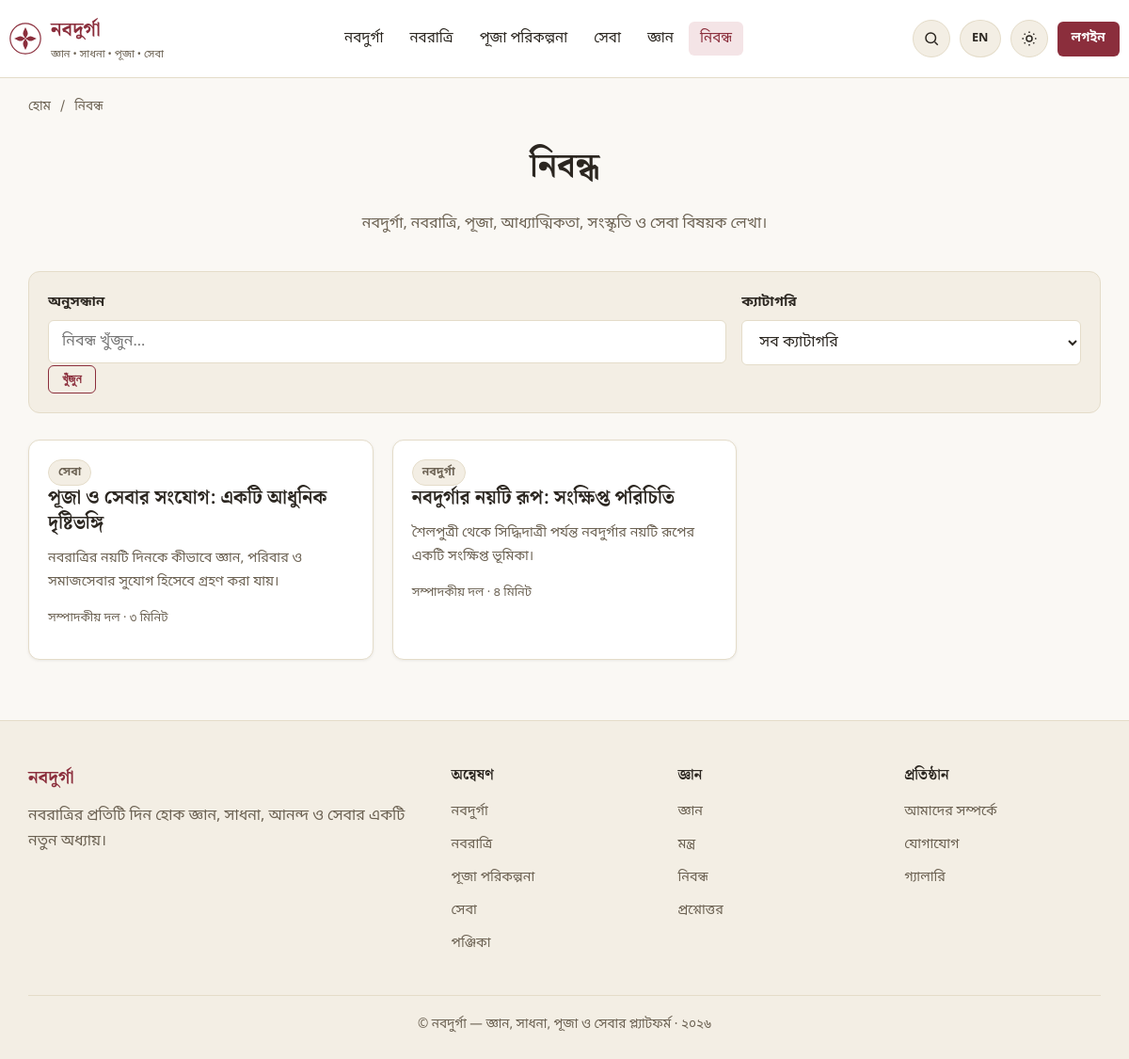
The page /articles on the database its author committed.
### tables this page shows
CREATE TABLE IF NOT EXISTS articles (
    id INT UNSIGNED AUTO_INCREMENT PRIMARY KEY,
    title_bn VARCHAR(255) NOT NULL,
    title_en VARCHAR(255) NULL,
    slug VARCHAR(255) NOT NULL UNIQUE,
    excerpt TEXT NULL,
    content LONGTEXT NULL,
    category_id INT UNSIGNED NULL,
    author VARCHAR(150) NULL,
    featured_image VARCHAR(255) NULL,
    source VARCHAR(255) NULL,
    reading_time VARCHAR(30) NULL,
    seo_title VARCHAR(255) NULL,
    seo_description VARCHAR(500) NULL,
    status ENUM('draft','published') NOT NULL DEFAULT 'draft',
    published_at DATETIME NULL,
    created_at DATETIME NOT NULL DEFAULT CURRENT_TIMESTAMP,
    updated_at DATETIME NOT NULL DEFAULT CURRENT_TIMESTAMP ON UPDATE CURRENT_TIMESTAMP,
    CONSTRAINT fk_articles_category FOREIGN KEY (category_id) REFERENCES categories(id) ON DELETE SET NULL,
    INDEX idx_articles_slug (slug),
    FULLTEXT INDEX ftx_articles_search (title_bn, excerpt, content)
);

CREATE TABLE IF NOT EXISTS categories (
    id INT UNSIGNED AUTO_INCREMENT PRIMARY KEY,
    name_bn VARCHAR(150) NOT NULL,
    name_en VARCHAR(150) NULL,
    slug VARCHAR(150) NOT NULL UNIQUE,
    type VARCHAR(30) NOT NULL DEFAULT 'article',
    parent_id INT UNSIGNED NULL,
    created_at DATETIME NOT NULL DEFAULT CURRENT_TIMESTAMP,
    CONSTRAINT fk_categories_parent FOREIGN KEY (parent_id) REFERENCES categories(id) ON DELETE SET NULL,
    INDEX idx_categories_type (type)
);

### app/core/Controller.php (called while the page is built, shortened)
<?php
class Controller
{
    protected function view(string $view, array $data = [], ?string $layout = null): void
    {
        $viewFile = dirname(__DIR__) . '/views/' . $view . '.php';
        extract($data, EXTR_SKIP);
        require $viewFile;
    }
}

### app/controllers/ArticleController.php (called while the page is built, shortened)
<?php
class ArticleController extends Controller
{
    public function index(Request $request): void
    {
        $repo = new ArticleRepository();
        $page = max(1, (int) $request->query('page', 1));
        $categoryId = $request->query('category') ? (int) $request->query('category') : null;
        $search = trim((string) $request->query('q', ''));
        $result = $repo->published($page, 9, $categoryId, $search ?: null);
        $this->view('pages/articles/index', [
            'title' => 'নিবন্ধ',
            'metaDescription' => 'নবদুর্গা, নবরাত্রি, পূজা, আধ্যাত্মিকতা ও সেবা বিষয়ক নিবন্ধ।',
            'breadcrumbs' => [['label' => 'নিবন্ধ']],
            'articles' => $result['data'],
            'pagination' => $result,
            'categories' => (new CategoryRepository())->byType('article'),
            'categoryId' => $categoryId,
            'q' => $search,
        ]);
    }
}

### public/index.php (called while the page is built, shortened)
<?php
$router = new \App\Core\Router();
$router->setBasePath(\App\Core\Env::get('APP_BASE_PATH', ''));
$request = new \App\Core\Request();
$router->dispatch($request);

### app/helpers/functions.php (called while the page is built, shortened)
<?php
if (!function_exists('base_path')) {
    function base_path(): string
    {
        return rtrim(Env::get('APP_BASE_PATH', ''), '/');
    }
}
if (!function_exists('url')) {
    function url(string $path = ''): string
    {
        return base_path() . '/' . ltrim($path, '/');
    }
}
if (!function_exists('e')) {
    function e(?string $value): string
    {
        return htmlspecialchars($value ?? '', ENT_QUOTES, 'UTF-8');
    }
}
if (!function_exists('truncate')) {
    function truncate(?string $text, int $length = 150): string
    {
        $text = trim(strip_tags($text ?? ''));
        if (mb_strlen($text) <= $length) {
            return $text;
        }
        return mb_substr($text, 0, $length) . '…';
    }
}

### app/core/Repository.php (called while the page is built, shortened)
<?php
abstract class Repository
{
    protected PDO $db;
    public function __construct()
    {
        $this->db = Database::connection();
    }
    public function query(string $sql, array $params = []): array
    {
        $stmt = $this->db->prepare($sql);
        $stmt->execute($params);
        return $stmt->fetchAll();
    }
}

### app/core/Autoloader.php (called while the page is built, shortened)
<?php
class Autoloader
{
    protected static array $map = [
        'App\\Core\\' => 'core/',
        'App\\Controllers\\Admin\\' => 'controllers/admin/',
        'App\\Controllers\\' => 'controllers/',
        'App\\Models\\' => 'models/',
        'App\\Repositories\\' => 'repositories/',
        'App\\Services\\' => 'services/',
        'App\\Middleware\\' => 'middleware/',
        'App\\Validators\\' => 'validators/',
        'App\\Helpers\\' => 'helpers/',
    ];
    public static function register(string $appPath): void
    {
        spl_autoload_register(function (string $class) use ($appPath) {
            foreach (self::$map as $prefix => $dir) {
                if (str_starts_with($class, $prefix)) {
                    $relative = substr($class, strlen($prefix));
                    $relative = str_replace('\\', '/', $relative);
                    $file = rtrim($appPath, '/\\') . '/' . $dir . $relative . '.php';
                    if (is_file($file)) {
                        return;
                    }
                }
            }
        });
    }
}

### app/core/Env.php (called while the page is built, shortened)
<?php
class Env
{
    public static function get(string $key, $default = null)
    {
        $value = $_ENV[$key] ?? getenv($key);
        return match (strtolower((string) $value)) {
            'true', '(true)' => true,
            'false', '(false)' => false,
            'null', '(null)' => null,
            'empty', '(empty)' => '',
            default => $value,
        };
    }
}

### app/core/Database.php (called while the page is built, shortened)
<?php
class Database
{
    protected static ?PDO $instance = null;
    public static function connection(): PDO
    {
        if (self::$instance === null) {
            $host = Env::get('DB_HOST', '127.0.0.1');
            $port = Env::get('DB_PORT', '3306');
            $name = Env::get('DB_DATABASE', 'navadurga_db');
            $user = Env::get('DB_USERNAME', 'root');
            $pass = Env::get('DB_PASSWORD', '');
            $charset = Env::get('DB_CHARSET', 'utf8mb4');
            $dsn = "mysql:host={$host};port={$port};dbname={$name};charset={$charset}";
            try {
                self::$instance = new PDO($dsn, $user, $pass, [
                    PDO::ATTR_ERRMODE => PDO::ERRMODE_EXCEPTION,
                    PDO::ATTR_DEFAULT_FETCH_MODE => PDO::FETCH_ASSOC,
                    PDO::ATTR_EMULATE_PREPARES => true,
                ]);
            } catch (PDOException $e) {
                if (Env::get('APP_DEBUG', false)) {
                    throw $e;
                }
                http_response_code(500);
                require dirname(__DIR__) . '/views/errors/500.php';
                exit;
            }
        }
        return self::$instance;
    }
}

### app/repositories/ArticleRepository.php (called while the page is built, shortened)
<?php
class ArticleRepository extends Repository
{
    public function published(int $page = 1, int $perPage = 9, ?int $categoryId = null, ?string $search = null): array
    {
        $clauses = ["a.status = 'published'"];
        $params = [];
        $where = 'WHERE ' . implode(' AND ', $clauses);
        $total = (int) $this->query("SELECT COUNT(*) AS c FROM articles a {$where}", $params)[0]['c'];
        $offset = ($page - 1) * $perPage;
        $rows = $this->query(
            "SELECT a.*, c.name_bn AS category_name FROM articles a
             LEFT JOIN categories c ON c.id = a.category_id
             {$where}
             ORDER BY a.published_at DESC, a.created_at DESC
             LIMIT {$perPage} OFFSET {$offset}",
            $params
        );
        return [
            'data' => $rows,
            'total' => $total,
            'page' => $page,
            'last_page' => max(1, (int) ceil($total / $perPage)),
        ];
    }
}

### app/views/pages/articles/index.php (the view, shortened to what this page needs)
<h1 class="text-center">নিবন্ধ</h1>
<p class="section-subtitle">নবদুর্গা, নবরাত্রি, পূজা, আধ্যাত্মিকতা, সংস্কৃতি ও সেবা বিষয়ক লেখা।</p>
<form method="GET" class="filter-panel">
    <div class="form-row" style="grid-template-columns:2fr 1fr;">
        <div class="form-group mb-0">
            <label>অনুসন্ধান</label>
            <input type="text" name="q" value="<?= e($q) ?>" class="form-control" placeholder="নিবন্ধ খুঁজুন...">
        </div>
        <div class="form-group mb-0">
            <label>ক্যাটাগরি</label>
            <select name="category" class="form-control" onchange="this.form.submit()">
                <option value="">সব ক্যাটাগরি</option>
            </select>
        </div>
    </div>
    <button type="submit" class="btn btn-outline btn-sm">খুঁজুন</button>
</form>
<?php if (empty($articles)): ?>
    <div class="empty-state"><div class="icon">📄</div><p>কোনো নিবন্ধ পাওয়া যায়নি।</p></div>
<?php else: ?>
<div class="grid grid-3">
    <?php foreach ($articles as $a): ?>
        <a href="<?= url('/articles/' . $a['slug']) ?>" class="card article-card">
            <div class="card-body">
                <?php if ($a['category_name']): ?><span class="tag"><?= e($a['category_name']) ?></span><?php endif; ?>
                <h3><?= e($a['title_bn']) ?></h3>
                <p class="text-muted" style="font-size:0.9rem;"><?= e(truncate($a['excerpt'], 90)) ?></p>
                <p class="text-muted" style="font-size:0.8rem;"><?= e($a['author']) ?><?= $a['reading_time'] ? ' · ' . e($a['reading_time']) : '' ?></p>
            </div>
        </a>
    <?php endforeach; ?>
</div>
<?php endif; ?>

### app/core/Router.php (shortened to what this page needs)
<?php
class Router
{
    protected array $routes = [];
    protected string $basePath = '';
    public function setBasePath(string $path): void
    {
        $this->basePath = rtrim($path, '/');
    }
    protected function add(string $method, string $uri, $handler, array $middleware): void
    {
        $this->routes[] = [
            'method' => $method,
            'uri' => '/' . trim($uri, '/'),
            'handler' => $handler,
            'middleware' => $middleware,
        ];
    }
    public function dispatch(Request $request): void
    {
        $method = $request->method();
        $uri = $request->uriPath($this->basePath);
        foreach ($this->routes as $route) {
            if ($route['method'] !== $method) {
                continue;
            }
            $pattern = $this->compile($route['uri']);
            if (preg_match($pattern, $uri, $matches)) {
                $params = array_filter($matches, 'is_string', ARRAY_FILTER_USE_KEY);
                $this->call($route['handler'], $request, $params);
                return;
            }
        }
    }
    protected function compile(string $uri): string
    {
        $pattern = preg_replace('#\{([a-zA-Z_][a-zA-Z0-9_]*)\}#', '(?P<$1>[^/]+)', $uri);
        return '#^' . $pattern . '$#u';
    }
    protected function call($handler, Request $request, array $params): void
    {
        [$class, $method] = $handler;
        $controller = new $class();
        call_user_func_array([$controller, $method], array_merge([$request], array_values($params)));
    }
}

### public/assets/css/app.css (style rules this page uses)
:root { --color-bg: #FAF8F4; --color-surface: #FFFFFF; --color-surface-alt: #F3EEE4; --color-border: #E4DCC9; --color-text: #2B2620; --color-text-muted: #6B6152; --color-primary: #8B2E3C; --color-primary-dark: #6E1F2B; --color-primary-soft: #F4E4E6; --color-accent: #B8842E; --color-accent-soft: #F6ECD9; --color-success: #2F6D4F; --color-success-soft: #E4F1EA; --color-danger: #B3261E; --color-danger-soft: #FBE7E5; --color-info: #2E5D8B; --color-info-soft: #E4EDF6; --shadow-sm: 0 1px 3px rgba(43, 38, 32, 0.08); --shadow-md: 0 4px 16px rgba(43, 38, 32, 0.10); --radius-sm: 6px; --radius-md: 12px; --radius-lg: 20px; --font-body: 'Noto Sans Bengali', 'Nirmala UI', 'Vrinda', 'Noto Sans', system-ui, sans-serif; --font-heading: 'Noto Serif Bengali', 'Nirmala UI', 'Vrinda', 'Noto Serif', Georgia, serif; --container-width: 1180px; }
* { box-sizing: border-box; }
html { scroll-behavior: smooth; }
body { margin: 0; font-family: var(--font-body); background: var(--color-bg); color: var(--color-text); line-height: 1.7; font-size: 16px; -webkit-font-smoothing: antialiased; }
h1, h2, h3, h4 { font-family: var(--font-heading); font-weight: 700; line-height: 1.35; margin: 0 0 0.6em; color: var(--color-text); }
h1 { font-size: clamp(1.9rem, 3vw, 2.6rem); }
h3 { font-size: 1.25rem; }
p { margin: 0 0 1em; color: var(--color-text); }
a { color: var(--color-primary); text-decoration: none; }
.section-subtitle { text-align: center; color: var(--color-text-muted); max-width: 640px; margin: 0 auto 36px; }
.btn { display: inline-flex; align-items: center; justify-content: center; gap: 8px; padding: 11px 22px; border-radius: var(--radius-sm); font-weight: 600; font-size: 0.95rem; border: 1px solid transparent; cursor: pointer; transition: transform 0.05s ease, background 0.15s ease; text-decoration: none; }
.btn-outline { background: transparent; border-color: var(--color-primary); color: var(--color-primary); }
.btn-sm { padding: 6px 14px; font-size: 0.85rem; }
.card { background: var(--color-surface); border: 1px solid var(--color-border); border-radius: var(--radius-md); box-shadow: var(--shadow-sm); overflow: hidden; }
.card-body { padding: 20px; }
.grid { display: grid; gap: 20px; }
.grid-3 { grid-template-columns: repeat(3, 1fr); }
.seva-card, .activity-card, .article-card, .mantra-card, .day-card { display: flex; flex-direction: column; height: 100%; }
.tag { display: inline-block; font-size: 0.75rem; font-weight: 600; padding: 3px 10px; border-radius: 999px; background: var(--color-surface-alt); color: var(--color-text-muted); border: 1px solid var(--color-border); }
.form-group { margin-bottom: 18px; }
label { display: block; font-weight: 600; margin-bottom: 6px; font-size: 0.92rem; }
.form-control { width: 100%; padding: 11px 14px; border: 1px solid var(--color-border); border-radius: var(--radius-sm); background: var(--color-surface); color: var(--color-text); font-family: inherit; font-size: 1rem; }
.form-row { display: grid; grid-template-columns: 1fr 1fr; gap: 16px; }
.filter-panel { background: var(--color-surface-alt); border: 1px solid var(--color-border); border-radius: var(--radius-md); padding: 20px; margin-bottom: 28px; }
.filter-panel .form-row { grid-template-columns: repeat(4, 1fr); }
.text-center { text-align: center; }
.text-muted { color: var(--color-text-muted); }
.mb-0 { margin-bottom: 0; }

### rows shown on the page
articles: category.name_bn "সেবা", title_bn "পূজা ও সেবার সংযোগ: একটি আধুনিক দৃষ্টিভঙ্গি", excerpt "নবরাত্রির নয়টি দিনকে কীভাবে জ্ঞান, পরিবার ও সমাজসেবার সুযোগ হিসেবে গ্রহণ করা যায়।", author "সম্পাদকীয় দল", reading_time "৩ মিনিট"
articles: category.name_bn "নবদুর্গা", title_bn "নবদুর্গার নয়টি রূপ: সংক্ষিপ্ত পরিচিতি", excerpt "শৈলপুত্রী থেকে সিদ্ধিদাত্রী পর্যন্ত নবদুর্গার নয়টি রূপের একটি সংক্ষিপ্ত ভূমিকা।", author "সম্পাদকীয় দল", reading_time "৪ মিনিট"

### other values the page prints
setting('site_name', 'নবদুর্গা') "নবদুর্গা"
setting('site_subtitle', 'জ্ঞান • সাধনা • পূজা • সেবা') "জ্ঞান • সাধনা • পূজা • সেবা"
t('nav.navadurga') "নবদুর্গা"
t('nav.navaratri') "নবরাত্রি"
t('nav.puja_planning') "পূজা পরিকল্পনা"
t('nav.seva') "সেবা"
t('nav.learning') "জ্ঞান"
t('nav.articles') "নিবন্ধ"
t('nav.login') "লগইন"
$crumb['label'] "নিবন্ধ"
t('footer.explore') "অন্বেষণ"
t('nav.calendar') "পঞ্জিকা"
t('footer.knowledge') "জ্ঞান"
t('nav.mantras') "মন্ত্র"
t('nav.faq') "প্রশ্নোত্তর"
